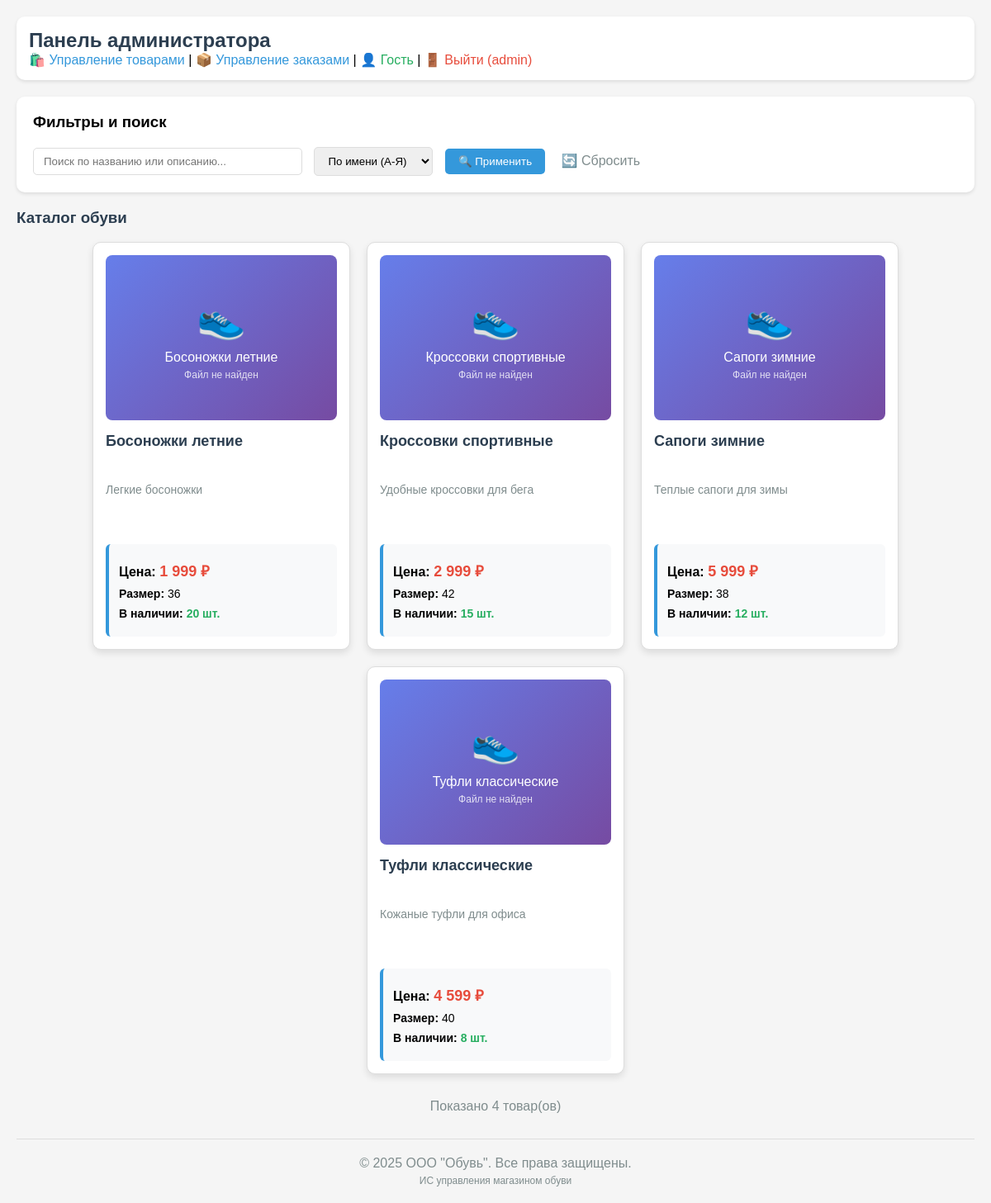
Screenshot of /obuv_shop/products.php (signed in) with the database file from the repository.
### tables this page shows
CREATE TABLE `products` (
  `id` int(11) NOT NULL,
  `name` varchar(255) NOT NULL,
  `description` text,
  `price` decimal(10,2) NOT NULL,
  `size` int(11) DEFAULT NULL,
  `quantity` int(11) DEFAULT '0',
  `image_path` varchar(255) DEFAULT NULL
);

### obuv_shop/products.php (the view, shortened to what this page needs)
<?php
include 'config.php';
$is_guest = isset($_GET['guest']) && $_GET['guest'] == 'true';
$user_role = $is_guest ? 'guest' : ($_SESSION['role'] ?? 'guest');
?>
<!DOCTYPE html>
<html lang="ru">
<head>
</head>
<body>
    <div class="nav">
        <?php if ($is_guest || $user_role == 'client'): ?>
            <h2 style="color: #2c3e50; margin: 0;">Просмотр товаров</h2>
        <?php elseif ($user_role == 'manager'): ?>
            <h2 style="color: #2c3e50; margin: 0;">Панель менеджера</h2>
            <a href="orders.php" style="color: #3498db; text-decoration: none;">📋 Просмотр заказов</a> |
        <?php elseif ($user_role == 'admin'): ?>
            <h2 style="color: #2c3e50; margin: 0;">Панель администратора</h2>
            <a href="admin_products.php" style="color: #3498db; text-decoration: none;">🛍️ Управление товарами</a> |
            <a href="admin_orders.php" style="color: #3498db; text-decoration: none;">📦 Управление заказами</a> |
        <?php endif; ?>
        <a href="products.php?guest=true" style="color: #27ae60; text-decoration: none;">👤 Гость</a> |
        <?php if (!$is_guest): ?>
            <a href="logout.php" style="color: #e74c3c; text-decoration: none;">🚪 Выйти (<?= $_SESSION['login'] ?>)</a>
        <?php else: ?>
            <a href="login.php" style="color: #3498db; text-decoration: none;">🔑 Войти</a>
        <?php endif; ?>
    </div>
    <?php if ($user_role == 'manager' || $user_role == 'admin'): ?>
    <div class="filters">
        <h3 style="margin-top: 0;">Фильтры и поиск</h3>
        <form method="GET">
            <input type="text" name="search" placeholder="Поиск по названию или описанию..."
                   value="<?= htmlspecialchars($_GET['search'] ?? '') ?>" style="width: 300px;">
            <select name="sort">
                <option value="name_asc" <?= ($_GET['sort'] ?? '') == 'name_asc' ? 'selected' : '' ?>>По имени (А-Я)</option>
            </select>
            <button type="submit">🔍 Применить</button>
            <a href="products.php" style="color: #7f8c8d; text-decoration: none; margin-left: 10px;">🔄 Сбросить</a>
        </form>
    </div>
    <?php endif; ?>
    <h3 style="color: #2c3e50;">Каталог обуви</h3>
    <?php
    $sql = "SELECT * FROM products WHERE 1=1";
    $params = [];
    if ($user_role == 'manager' || $user_role == 'admin') {
        $sort = $_GET['sort'] ?? 'name_asc';
        switch ($sort) {
            default: $sql .= " ORDER BY name ASC"; break;
        }
    } else {
        $sql .= " ORDER BY name ASC";
    }
    $stmt = $pdo->prepare($sql);
    $stmt->execute($params);
    $products = $stmt->fetchAll();
    ?>
    <div style="display: flex; flex-wrap: wrap; gap: 20px; justify-content: center;">
        <?php if (empty($products)): ?>
            <div style="text-align: center; padding: 40px; color: #7f8c8d;">
                <h3>Товары не найдены</h3>
                <p>Попробуйте изменить параметры поиска</p>
            </div>
        <?php else: ?>
            <?php foreach ($products as $product): ?>
            <div class="product" style="border: 1px solid #ddd; border-radius: 10px; padding: 15px; width: 280px; background: white; box-shadow: 0 4px 8px rgba(0,0,0,0.1); transition: transform 0.2s;">
                <div class="product-image" style="margin-bottom: 15px; text-align: center;">
                    <?php
                    $image_path = $product['image_path'];
                    ?>
                    <?php if (!empty($image_path) && file_exists($_SERVER['DOCUMENT_ROOT'] . '/' . ltrim($image_path, '/'))): ?>
                        <img src="<?= $image_path ?>"
                             alt="<?= htmlspecialchars($product['name']) ?>"
                             style="width: 100%; height: 200px; object-fit: cover; border-radius: 8px; border: 1px solid #eee;">
                    <?php else: ?>
                        <div style="width: 100%; height: 200px; background: linear-gradient(135deg, #667eea 0%, #764ba2 100%); border-radius: 8px; display: flex; flex-direction: column; align-items: center; justify-content: center; color: white; font-size: 16px;">
                            <div style="font-size: 48px; margin-bottom: 10px;">👟</div>
                            <div><?= htmlspecialchars($product['name']) ?></div>
                            <div style="font-size: 12px; margin-top: 5px; opacity: 0.8;">
                                <?= $image_path ? 'Файл не найден' : 'Нет изображения' ?>
                            </div>
                        </div>
                    <?php endif; ?>
                </div>
                <h4 style="margin: 0 0 10px 0; color: #2c3e50; font-size: 18px; min-height: 50px;"><?= htmlspecialchars($product['name']) ?></h4>
                <p style="color: #7f8c8d; font-size: 14px; margin: 0 0 15px 0; line-height: 1.4; min-height: 60px;"><?= htmlspecialchars($product['description']) ?></p>
                <div style="background: #f8f9fa; padding: 12px; border-radius: 6px; border-left: 4px solid #3498db;">
                    <p style="margin: 8px 0; font-size: 16px;">
                        <strong>Цена:</strong>
                        <span style="color: #e74c3c; font-weight: bold; font-size: 18px;"><?= number_format($product['price'], 0, '', ' ') ?> ₽</span>
                    </p>
                    <p style="margin: 8px 0; font-size: 14px;"><strong>Размер:</strong> <?= $product['size'] ?></p>
                    <p style="margin: 8px 0; font-size: 14px;">
                        <strong>В наличии:</strong>
                        <span style="color: <?= $product['quantity'] > 0 ? '#27ae60' : '#e74c3c' ?>; font-weight: bold;">
                            <?= $product['quantity'] ?> шт.
                        </span>
                    </p>
                </div>
            </div>
            <?php endforeach; ?>
        <?php endif; ?>
    </div>
    <?php if (!empty($products)): ?>
    <div style="text-align: center; margin-top: 30px; color: #7f8c8d;">
        <p>Показано <?= count($products) ?> товар(ов)</p>
    </div>
    <?php endif; ?>
    <div style="text-align: center; margin-top: 30px; padding-top: 20px; border-top: 1px solid #ddd;">
        <p style="margin: 0; color: #7f8c8d;">&copy; 2025 ООО "Обувь". Все права защищены.</p>
        <p style="margin: 5px 0 0 0; color: #7f8c8d; font-size: 12px;">ИС управления магазином обуви</p>
    </div>
</body>
</html>

### obuv_shop/products.php (style rules this page uses)
body { font-family: Arial, sans-serif; max-width: 1200px; margin: 0 auto; padding: 20px; background-color: #f5f5f5; }
.filters { background: #ffffff; padding: 20px; margin-bottom: 20px; border-radius: 10px; box-shadow: 0 2px 4px rgba(0,0,0,0.1); }
.nav { margin-bottom: 20px; padding: 15px; background: #ffffff; border-radius: 10px; box-shadow: 0 2px 4px rgba(0,0,0,0.1); }
input[type="text"], select { padding: 8px 12px; border: 1px solid #ddd; border-radius: 5px; margin-right: 10px; }
button { padding: 8px 16px; background: #3498db; color: white; border: none; border-radius: 5px; cursor: pointer; margin-right: 5px; }

### rows the page displays
products: name "Босоножки летние", shows "Файл не найден", description "Легкие босоножки", price "1 999", size "36", quantity "20"
products: name "Кроссовки спортивные", shows "Файл не найден", description "Удобные кроссовки для бега", price "2 999", size "42", quantity "15"
products: name "Сапоги зимние", image_path "Файл не найден", description "Теплые сапоги для зимы", price "5 999", size "38", quantity "12"
products: name "Туфли классические", image_path "Файл не найден", description "Кожаные туфли для офиса", price "4 599", size "40", quantity "8"

### other values shown
$_SESSION['login'] "admin"
count($products) "4"
